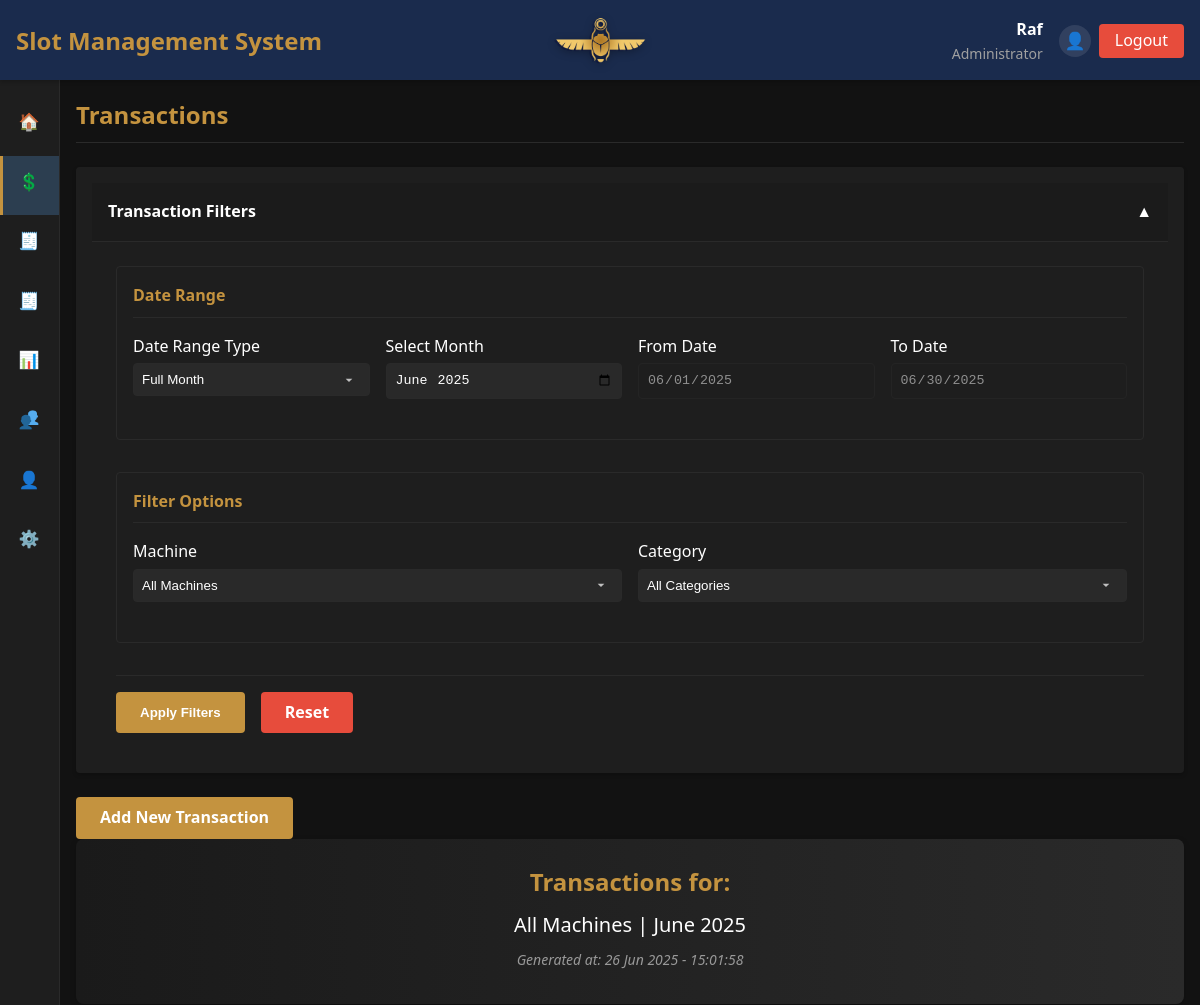
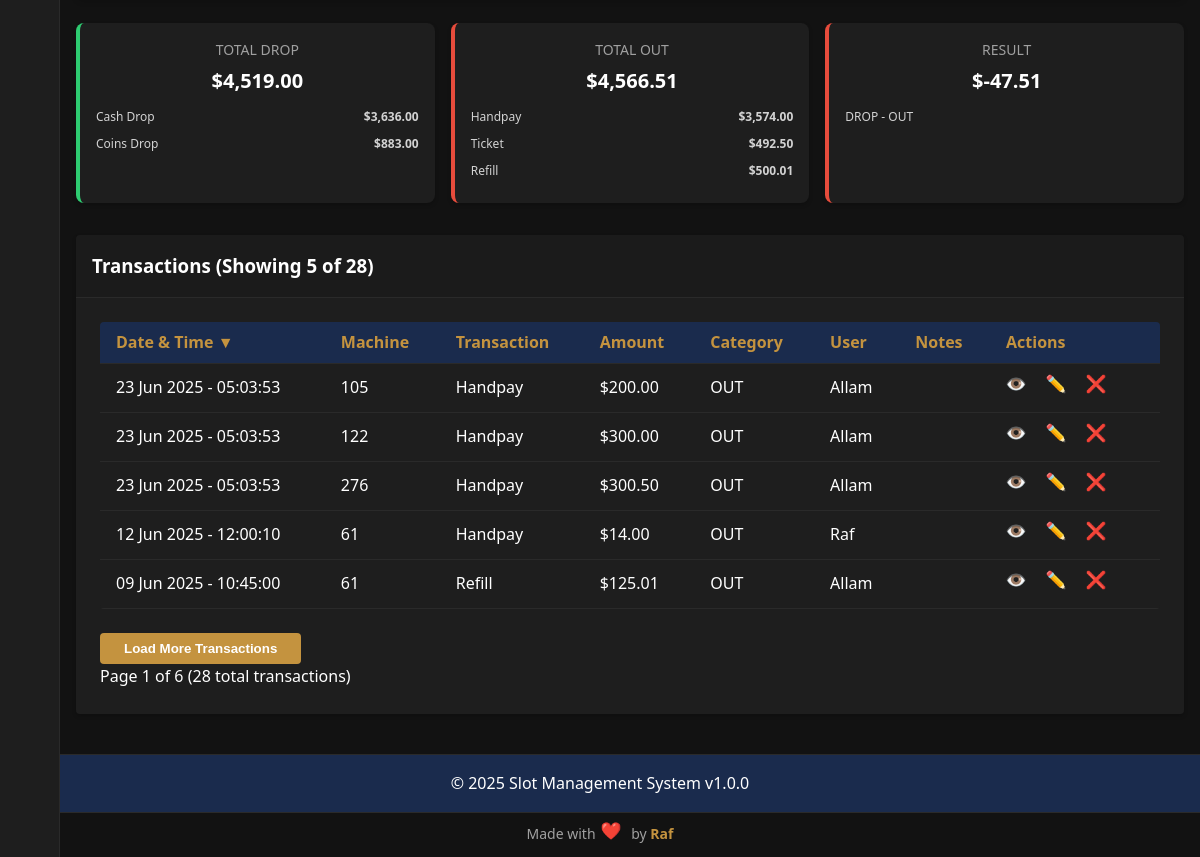
/index.php?page=transactions (signed in), run on the app's committed database (2 pictures, top to bottom).
### tables this page shows
CREATE TABLE `transactions` (
  `id` int NOT NULL AUTO_INCREMENT,
  `machine_id` int NOT NULL,
  `transaction_type_id` int NOT NULL,
  `amount` decimal(10,2) NOT NULL,
  `timestamp` timestamp NOT NULL DEFAULT CURRENT_TIMESTAMP,
  `user_id` int NOT NULL,
  `notes` text,
  `created_at` timestamp NULL DEFAULT CURRENT_TIMESTAMP,
  `updated_at` timestamp NULL DEFAULT CURRENT_TIMESTAMP ON UPDATE CURRENT_TIMESTAMP,
  PRIMARY KEY (`id`),
  KEY `machine_id` (`machine_id`),
  KEY `transaction_type_id` (`transaction_type_id`),
  KEY `user_id` (`user_id`)
);

CREATE TABLE `transaction_types` (
  `id` int NOT NULL AUTO_INCREMENT,
  `name` varchar(50) NOT NULL,
  `category` enum('OUT','DROP') NOT NULL,
  `description` text,
  `created_at` timestamp NULL DEFAULT CURRENT_TIMESTAMP,
  `updated_at` timestamp NULL DEFAULT CURRENT_TIMESTAMP ON UPDATE CURRENT_TIMESTAMP,
  PRIMARY KEY (`id`),
  UNIQUE KEY `name` (`name`)
);

CREATE TABLE `machines` (
  `id` int NOT NULL AUTO_INCREMENT,
  `machine_number` varchar(50) NOT NULL,
  `brand_id` int DEFAULT NULL,
  `model` varchar(100) NOT NULL,
  `type_id` int DEFAULT NULL,
  `credit_value` decimal(10,2) NOT NULL,
  `manufacturing_year` int DEFAULT NULL,
  `ip_address` varchar(15) DEFAULT NULL,
  `mac_address` varchar(17) DEFAULT NULL,
  `serial_number` varchar(100) DEFAULT NULL,
  `status` enum('Active','Inactive','Maintenance','Reserved') NOT NULL DEFAULT 'Active',
  `created_at` timestamp NULL DEFAULT CURRENT_TIMESTAMP,
  `updated_at` timestamp NULL DEFAULT CURRENT_TIMESTAMP ON UPDATE CURRENT_TIMESTAMP,
  PRIMARY KEY (`id`),
  UNIQUE KEY `machine_number` (`machine_number`),
  UNIQUE KEY `serial_number` (`serial_number`),
  KEY `brand_id` (`brand_id`),
  KEY `type_id` (`type_id`)
);

CREATE TABLE `users` (
  `id` int NOT NULL AUTO_INCREMENT,
  `username` varchar(50) NOT NULL,
  `password` varchar(255) NOT NULL,
  `name` varchar(100) NOT NULL,
  `email` varchar(100) NOT NULL,
  `role` enum('admin','editor','viewer') NOT NULL,
  `status` enum('Active','Inactive','Maintenance','Reserved') NOT NULL DEFAULT 'Active',
  `created_at` timestamp NULL DEFAULT CURRENT_TIMESTAMP,
  `updated_at` timestamp NULL DEFAULT CURRENT_TIMESTAMP ON UPDATE CURRENT_TIMESTAMP,
  PRIMARY KEY (`id`),
  UNIQUE KEY `username` (`username`),
  UNIQUE KEY `email` (`email`)
);

### pages/transactions/list.php (the view, shortened to what the rows shown need)
<?php
$per_page = 5;
$sort_column = $_GET['sort'] ?? 'timestamp';
$sort_order = $_GET['order'] ?? 'DESC';
$toggle_order = $sort_order === 'ASC' ? 'DESC' : 'ASC';
$date_range_type = $_GET['date_range_type'] ?? 'month';
$filter_date_from = $_GET['date_from'] ?? date('Y-m-01');
$filter_date_to = $_GET['date_to'] ?? date('Y-m-t');
$filter_month = $_GET['month'] ?? date('Y-m');
if ($date_range_type === 'range') {
    $start_date = $filter_date_from;
    $end_date = $filter_date_to;
} else {
    list($year, $month_num) = explode('-', $filter_month);
    $start_date = "$year-$month_num-01";
    $end_date = date("Y-m-t", strtotime($start_date));
}
try {
    $params = ["{$start_date} 00:00:00", "{$end_date} 23:59:59"];
    $query = "SELECT t.*, m.machine_number, tt.name AS transaction_type, tt.category, u.username
              FROM transactions t
              JOIN machines m ON t.machine_id = m.id
              JOIN transaction_types tt ON t.transaction_type_id = tt.id
              JOIN users u ON t.user_id = u.id
              WHERE t.timestamp BETWEEN ? AND ?";
    $sort_map = [
        'timestamp' => 't.timestamp',
        'machine_number' => 'm.machine_number',
        'transaction_type' => 'tt.name',
        'amount' => 't.amount',
        'username' => 'u.username'
    ];
    $actual_sort_column = $sort_map[$sort_column] ?? 't.timestamp';
    $query .= " ORDER BY $actual_sort_column $sort_order LIMIT $per_page OFFSET 0";
    $stmt = $conn->prepare($query);
    $stmt->execute($params);
    $transactions = $stmt->fetchAll(PDO::FETCH_ASSOC);
} catch (Exception $e) {
    echo "<div class='alert alert-danger'>Database error: " . htmlspecialchars($e->getMessage()) . "</div>";
    $transactions = [];
    $machines = [];
    $categories = [];
    $total_out = $total_drop = $total_result = 0;
    $has_more = false;
}
$transaction_breakdown = [
    'DROP' => [],
    'OUT' => []
];
try {
    $totals_query = "SELECT t.*, tt.name AS transaction_type, tt.category
                     FROM transactions t
                     JOIN transaction_types tt ON t.transaction_type_id = tt.id
                     WHERE t.timestamp BETWEEN ? AND ?";
    $totals_params = ["{$start_date} 00:00:00", "{$end_date} 23:59:59"];
    $totals_stmt = $conn->prepare($totals_query);
    $totals_stmt->execute($totals_params);
    $all_transactions = $totals_stmt->fetchAll(PDO::FETCH_ASSOC);
    foreach ($all_transactions as $t) {
        $category = $t['category'] ?? '';
        $type = $t['transaction_type'] ?? '';
        $amount = (float)($t['amount'] ?? 0);
        if ($category === 'OUT') {
            if (!isset($transaction_breakdown['OUT'][$type])) {
                $transaction_breakdown['OUT'][$type] = 0;
            }
            $transaction_breakdown['OUT'][$type] += $amount;
        } elseif ($category === 'DROP') {
            if (!isset($transaction_breakdown['DROP'][$type])) {
                $transaction_breakdown['DROP'][$type] = 0;
            }
            $transaction_breakdown['DROP'][$type] += $amount;
        }
    }
} catch (PDOException $e) {
}
?>
<div class="transactions-page fade-in">
    <div class="stats-container grid grid-cols-1 sm:grid-cols-3 gap-4 mb-6">
        <div class="stat-card out p-4 rounded bg-opacity-10 bg-danger-color text-center">
            <div class="stat-breakdown">
                <?php foreach ($transaction_breakdown['OUT'] as $type => $amount): ?>
                    <div class="breakdown-item">
                        <span class="breakdown-type"><?php echo htmlspecialchars($type); ?></span>
                        <span class="breakdown-amount"><?php echo format_currency($amount); ?></span>
                    </div>
                <?php endforeach; ?>
            </div>
        </div>
    </div>
    <div class="card overflow-hidden">
        <div class="card-body p-6">
            <div class="table-container overflow-x-auto">
                <table class="min-w-full divide-y divide-gray-700">
                    <thead class="bg-gray-800 text-white">
                        <tr>
                            <th class="px-4 py-2 text-left">
                                <a href="#" onclick="sortTransactions('timestamp', '<?php echo $toggle_order; ?>')">
                                    Date & Time <?php if ($sort_column == 'timestamp') echo $sort_order == 'ASC' ? '▲' : '▼'; ?>
                                </a>
                            </th>
                            <th class="px-4 py-2 text-left">
                                <a href="#" onclick="sortTransactions('machine_number', '<?php echo $toggle_order; ?>')">
                                    Machine <?php if ($sort_column == 'machine_number') echo $sort_order == 'ASC' ? '▲' : '▼'; ?>
                                </a>
                            </th>
                            <th class="px-4 py-2 text-left">
                                <a href="#" onclick="sortTransactions('transaction_type', '<?php echo $toggle_order; ?>')">
                                    Transaction <?php if ($sort_column == 'transaction_type') echo $sort_order == 'ASC' ? '▲' : '▼'; ?>
                                </a>
                            </th>
                            <th class="px-4 py-2 text-right">
                                <a href="#" onclick="sortTransactions('amount', '<?php echo $toggle_order; ?>')">
                                    Amount <?php if ($sort_column == 'amount') echo $sort_order == 'ASC' ? '▲' : '▼'; ?>
                                </a>
                            </th>
                            <th class="px-4 py-2 text-left">Category</th>
                            <th class="px-4 py-2 text-left">User</th>
                            <th class="px-4 py-2 text-left">Notes</th>
                            <th class="px-4 py-2 text-right">Actions</th>
                        </tr>
                    </thead>
                    <tbody class="divide-y divide-gray-700" id="transactions-tbody">
                        <?php if (empty($transactions)): ?>
                            <tr id="no-transactions-row">
                                <td colspan="8" class="text-center px-4 py-6">No transactions found</td>
                            </tr>
                        <?php else: ?>
                            <?php foreach ($transactions as $t): ?>
                                <tr class="hover:bg-gray-800 transition duration-150">
                                    <td class="px-4 py-2"><?php echo htmlspecialchars(format_datetime($t['timestamp'], 'd M Y - H:i:s')); ?></td>
                                    <td class="px-4 py-2"><?php echo htmlspecialchars($t['machine_number']); ?></td>
                                    <td class="px-4 py-2"><?php echo htmlspecialchars($t['transaction_type']); ?></td>
                                    <td class="px-4 py-2 text-right"><?php echo format_currency($t['amount']); ?></td>
                                    <td class="px-4 py-2"><?php echo htmlspecialchars($t['category'] ?? 'N/A'); ?></td>
                                    <td class="px-4 py-2"><?php echo htmlspecialchars($t['username']); ?></td>
                                    <td class="px-4 py-2"><?php echo htmlspecialchars($t['notes'] ?? ''); ?></td>
                                    <td class="px-4 py-2 text-right">
                                        <a href="index.php?page=transactions&action=view&id=<?php echo $t['id']; ?>" class="action-btn view-btn" data-tooltip="View Details"><span class="menu-icon"><img src="<?= icon('view2') ?>"/></span></a>
                                        <?php if ($can_edit): ?>
                                            <a href="index.php?page=transactions&action=edit&id=<?php echo $t['id']; ?>" class="action-btn edit-btn" data-tooltip="Edit"><span class="menu-icon"><img src="<?= icon('edit') ?>"/></span></a>
                                            <a href="index.php?page=transactions&action=delete&id=<?php echo $t['id']; ?>" class="action-btn delete-btn" data-tooltip="Delete" data-confirm="Are you sure you want to delete this transaction?"><span class="menu-icon"><img src="<?= icon('delete') ?>"/></span></a>
                                        <?php endif; ?>
                                    </td>
                                </tr>
                            <?php endforeach; ?>
                        <?php endif; ?>
                    </tbody>
                </table>
            </div>
        </div>
    </div>
</div>

### data on the page
transactions: transaction_type.name "Handpay", amount "$3,574.00", timestamp "23 Jun 2025 - 05:03:53", machine.machine_number "276", amount "$300.50", transaction_type.category "OUT", user.username "Allam"
transactions: timestamp "23 Jun 2025 - 05:03:53", machine.machine_number "105", transaction_type.name "Handpay", amount "$200.00", transaction_type.category "OUT", user.username "Allam"
transactions: timestamp "23 Jun 2025 - 05:03:53", machine.machine_number "122", transaction_type.name "Handpay", amount "$300.00", transaction_type.category "OUT", user.username "Allam"
transactions: timestamp "12 Jun 2025 - 12:00:10", machine.machine_number "61", transaction_type.name "Handpay", amount "$14.00", transaction_type.category "OUT", user.username "Raf"
transactions: timestamp "09 Jun 2025 - 10:45:00", machine.machine_number "61", transaction_type.name "Refill", amount "$125.01", transaction_type.category "OUT", user.username "Allam"

### other printed values
$app_name "Slot Management System"
$_SESSION['username'] "Raf"
$user_roles[$_SESSION['user_role']] "Administrator"
cairo_time('d M Y - H:i:s') "26 Jun 2025 - 15:01:58"
format_currency($total_drop) "$4,519.00"
$type "Cash Drop"
format_currency($amount) "$3,636.00"
$type "Coins Drop"
format_currency($amount) "$883.00"
format_currency($total_out) "$4,566.51"
$type "Ticket"
format_currency($amount) "$492.50"
$type "Refill"
format_currency($amount) "$500.01"
format_currency($total_result) "$-47.51"
